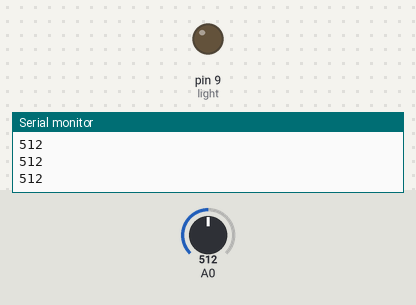
This sketch was run on a simulated Arduino Uno, built with avr-gcc and run on an emulated ATmega328P. On the bench: output pins drawn as LEDs (lit = HIGH), the last lines printed to the serial monitor. The inputs (shaded band) are chosen by the test bench; at power-on: A0 = 512.

Above: at 1.2 s.
1.3 s: A0 set to 406
2.8 s: A0 set to 391
At 3.7 s:
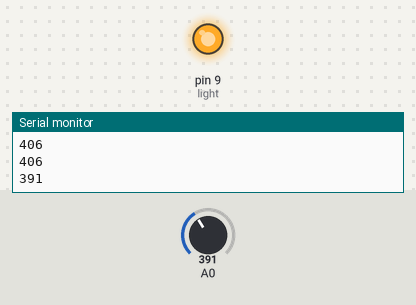
4.3 s: A0 set to 410
At 5.3 s:
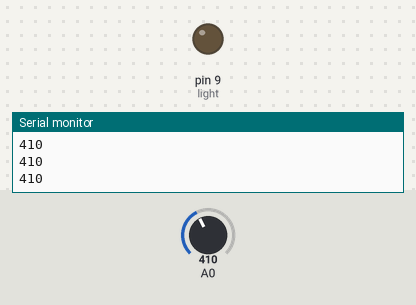
6.3 s: A0 set to 390
At 7.5 s:
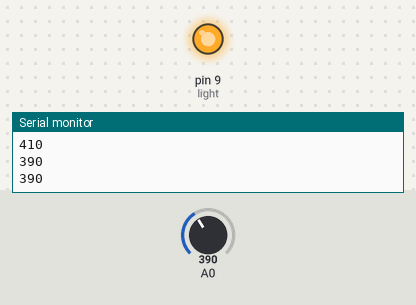
Timing chart, 0 to 8.8 s (numbered marks = the images above; inputs shaded):
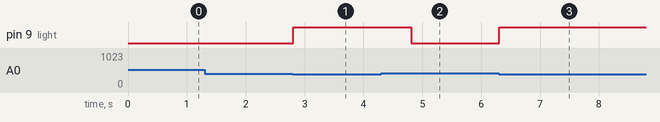

The sketch:

LDR_Sensor.ino
```cpp
// C++ code
//LDR Sensor
int light=9;
void setup()
{
  Serial.begin(9600);
  pinMode(light,OUTPUT);
}

void loop()
{
 int resistance=analogRead(A0);
  Serial.println(resistance);
  if(resistance<400){
    digitalWrite(light,HIGH);
    delay(1000);
  }
  else{
    digitalWrite(light,LOW);
}

}
```

Measured:
- the behaviour switches between 400 and 399 on A0 (found by bisection; images 0 and 1)
- after the input at 2.8 s, pin 9 (light): LOW → HIGH at once
- after the input at 4.3 s, pin 9 (light): HIGH → LOW after 0.51 s
- after the input at 6.3 s, pin 9 (light): LOW → HIGH at once
